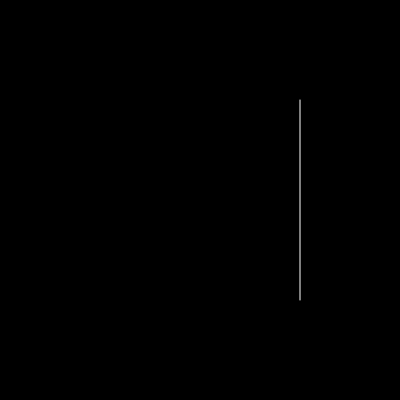
Frame 1 (no input)
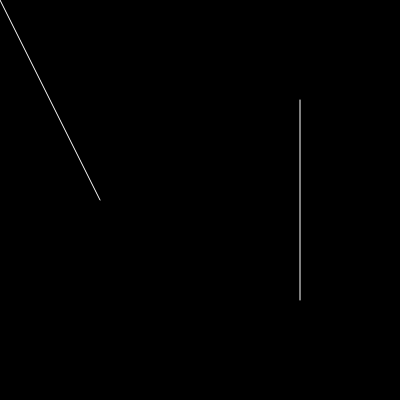
Frame 60 (no input)
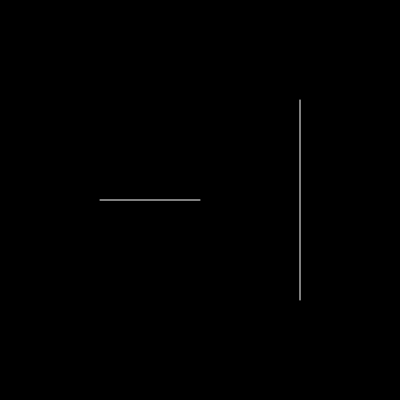
Frame 120 (the mouse pressed at the canvas centre since frame 60)

The p5.js sketch that drew these frames (run headless with seeded random() and noise() and a simulated clock; from frame 60 on, the mouse is pressed at the canvas centre):

// p5.js sketch
// ── sketch.js
let ray;
let surface;

function setup(){
    createCanvas(400,400);

    ray = new Line(100,200,300,200);
    surface = new Line(300,100,300,300);
}

function draw(){
    background(0);

    ray.draw();
    ray.lookAt();

    surface.draw();

    if(ray.collision(surface)){
        stroke(255,0,0);
    }
}
// ── line.js
class Line{
    constructor(x1,y1,x2,y2){
        this.pos = createVector(x1,y1);
        this.dir = createVector(x2,y2);
    }

    draw(){
        line(this.pos.x,this.pos.y,
            this.dir.x,this.dir.y);
        stroke(255);
    }

    lookAt(){
        this.mouse = createVector(mouseX,mouseY);
        this.look = p5.Vector.sub(this.mouse,this.dir);
        this.dir.add(this.look);
    }

    collision(collisor){
        this.denominator = ((this.dir.x - this.pos.x) *
        (collisor.dir.y - collisor.pos.y)) -
        ((this.dir.y - this.pos.y) * 
        (collisor.dir.x - collisor.pos.x));

        this.numerator1 = ((this.pos.y - collisor.pos.y) *
                            (collisor.dir.x - collisor.pos.x)) -
                            ((this.pos.x - collisor.pos.x) *
                            (collisor.dir.y - collisor.pos.y));
        
        this.numerator2 = ((this.pos.y - collisor.pos.y) *
                            (this.dir.x - this.pos.x)) -
                            ((this.pos.x - collisor.pos.x) *
                            (this.dir.y - this.pos.y));
        
        this.r = this.numerator1 / this.denominator;
        this.s = this.numerator2 / this.denominator;

        return (this.r >= 0 && this.r <= 1) && (this.s >= 0 && this.s <= 1);
    }
}
